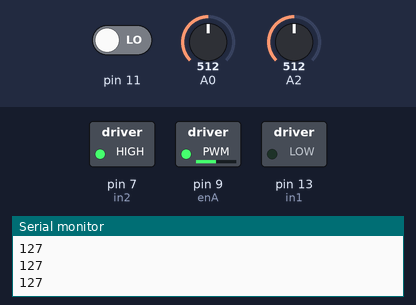
A sketch run on a simulated Arduino Uno, built with avr-gcc and run on an emulated ATmega328P. On the bench: switched loads named in the sketch (green lamp = pin HIGH), the last lines printed to the serial monitor. The inputs (shaded band) are chosen by the test bench; at power-on: A0 = 512, pin 11 LOW, A2 = 512.

Above: at 1.2 s.
1.3 s: A0 set to 716
At 1.7 s:
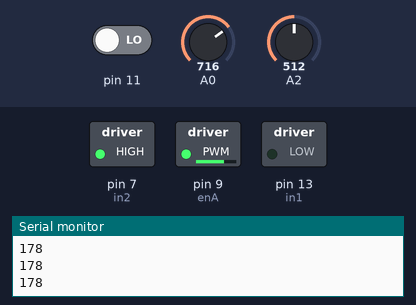
2.8 s: A0 set to 900
At 3.9 s:
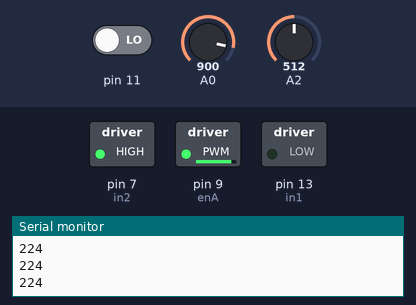
4.3 s: A0 set to 122
At 5.2 s:
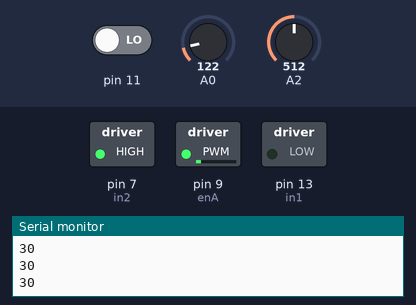
5.8 s: A0 set to 0
At 6.3 s:
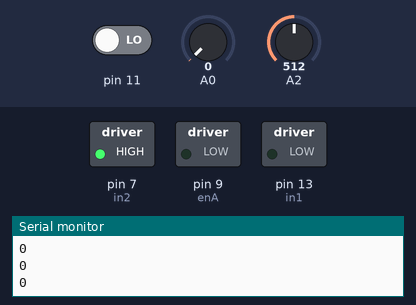
7.3 s: A0 set to 511
At 8.5 s:
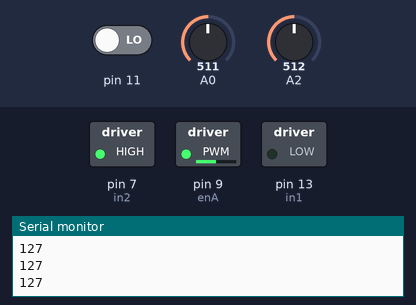
Timing chart, 0 to 9.8 s (numbered marks = the images above; inputs shaded):
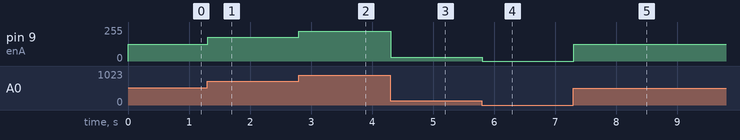

The sketch:

Motor_Sync.ino
```cpp
#include <PID_v1.h>
#define PIN_INPUT 0
#define PIN_OUTPUT 3
//Define Variables we'll be connecting to
double Setpoint, Input, Output;
//Specify the links and initial tuning parameters
double Kp=3.125, Ki=2.5, Kd=0.125;
PID myPID(&Input, &Output, &Setpoint, Kp, Ki, Kd, DIRECT);
#include <Wire.h>

// Set the LCD address to 0x27 for a 16 chars and 2 line display

#define enA 9
#define in1 13
#define in2 7
float per_sp, per_mv;
 // will store last time LED was updated

// constants won't change :
const long interval = 100;
void setup() {

 Input = per_mv;
 Setpoint = per_sp;
 //turn the PID on
 myPID.SetMode(AUTOMATIC);
 // Turn on the blacklight and print a message.

 Serial.begin(115200);
 pinMode(enA, OUTPUT);
 pinMode(in1, OUTPUT);
 pinMode(in2, OUTPUT);

 // Set initial rotation direction
 digitalWrite(in1, LOW);
 digitalWrite(in2, HIGH);
}
void loop() {

 per_sp = 100 * (digitalRead(11) / 1023.0);
 per_mv = 100 * (analogRead(A2) / 1023.0);
 per_mv = 100 * (per_mv/50.0);
 Setpoint = per_sp;
 Input = per_mv ;
 //myPID.Compute();
 analogWrite(9, (map(analogRead(A0),0,1023,0,255)));


 Serial.println(map(analogRead(A0),0,1023,0,255));
 delay(5);

}
```

Measured:
- after the input at 1.3 s, pin 9 (enA): 127/255 → 178/255 at once
- after the input at 2.8 s, pin 9 (enA): 178/255 → 224/255 at once
- after the input at 4.3 s, pin 9 (enA): 224/255 → 30/255 at once
- after the input at 5.8 s, pin 9 (enA): 30/255 → 0/255 at once
- after the input at 7.3 s, pin 9 (enA): 0/255 → 127/255 at once
